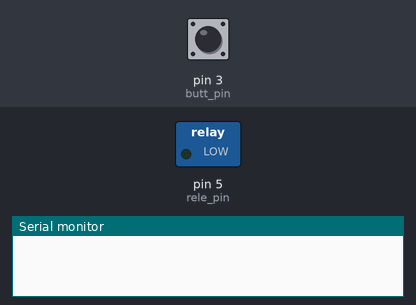
Recording of a sketch running on a simulated Arduino Uno, built with avr-gcc and run on an emulated ATmega328P. On the bench: switched loads named in the sketch (green lamp = pin HIGH), the last lines printed to the serial monitor. The inputs (shaded band) are chosen by the test bench; at power-on: pin 3 (butt_pin) HIGH.

Above: at 1.2 s.
1.3 s: pin 3 (butt_pin) pulled LOW for 0.15 s
At 1.37 s:
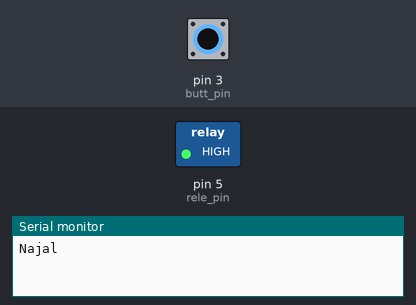
2.9 s: pin 3 (butt_pin) pulled LOW for 3.2 s
At 6.5 s:
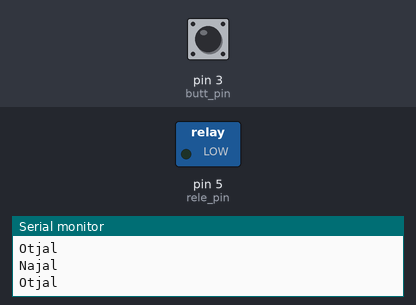
Timing chart, 0 to 8.0 s (numbered marks = the images above; inputs shaded):
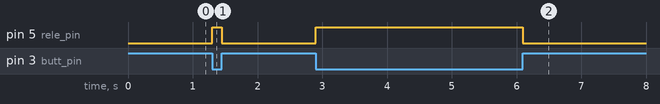

The sketch:

Rele.ino
```cpp
int rele_pin = 5;   //Пин на Реле
bool butt = 0;
bool flag = 0;
unsigned long lastPress;
int butt_pin = 3;
void setup() {
  // put your setup code here, to run once:
  Serial.begin(9600);
  pinMode(butt_pin, INPUT_PULLUP);
  pinMode(rele_pin, OUTPUT);
}
void loop() {
  // put your main code here, to run repeatedly:
  butt = !digitalRead(butt_pin);
  if (butt == 1 && flag == 0) {
    flag = 1;
    Serial.println("Najal");
    digitalWrite(rele_pin, HIGH);
  }

  if (butt == 0 && flag == 1) {
    flag = 0;
    Serial.println("Otjal");
    digitalWrite(rele_pin, LOW);
  }
}
```

Measured:
- after the input at 1.3 s, pin 5 (rele_pin): LOW → HIGH at once, → LOW 0.15 s later
- after the input at 2.9 s, pin 5 (rele_pin): LOW → HIGH at once, → LOW 3.2 s later
